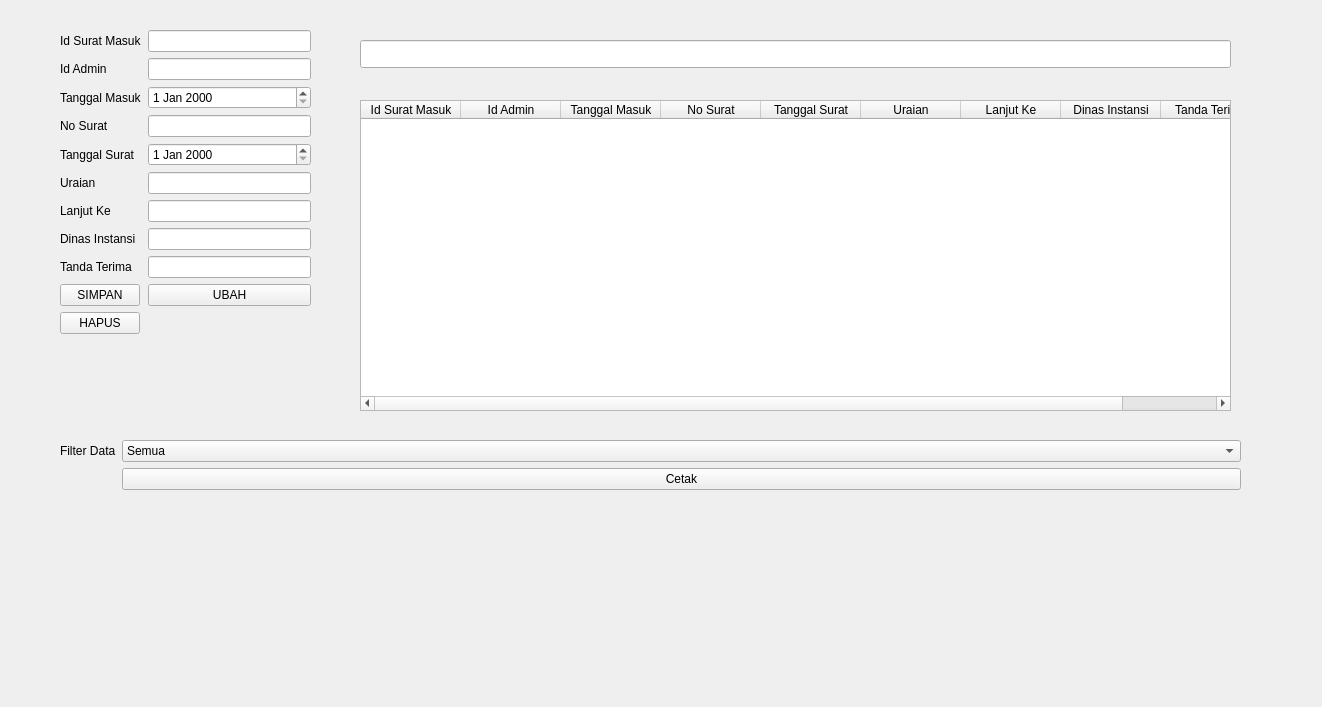
<?xml version="1.0" encoding="UTF-8"?>
<ui version="4.0">
 <class>Form</class>
 <widget class="QWidget" name="Form">
  <property name="geometry">
   <rect>
    <x>0</x>
    <y>0</y>
    <width>1322</width>
    <height>707</height>
   </rect>
  </property>
  <property name="windowTitle">
   <string>Form</string>
  </property>
  <widget class="QWidget" name="formLayoutWidget">
   <property name="geometry">
    <rect>
     <x>60</x>
     <y>30</y>
     <width>251</width>
     <height>384</height>
    </rect>
   </property>
   <layout class="QFormLayout" name="formLayout">
    <item row="0" column="0">
     <widget class="QLabel" name="idSuratMasukLabel">
      <property name="text">
       <string>Id Surat Masuk</string>
      </property>
     </widget>
    </item>
    <item row="0" column="1">
     <widget class="QLineEdit" name="idSuratMasukLineEdit"/>
    </item>
    <item row="1" column="0">
     <widget class="QLabel" name="idAdminLabel">
      <property name="text">
       <string>Id Admin</string>
      </property>
     </widget>
    </item>
    <item row="1" column="1">
     <widget class="QLineEdit" name="idAdminLineEdit"/>
    </item>
    <item row="2" column="0">
     <widget class="QLabel" name="tanggalMasukLabel">
      <property name="text">
       <string>Tanggal Masuk</string>
      </property>
     </widget>
    </item>
    <item row="2" column="1">
     <widget class="QDateEdit" name="tanggalMasukDateEdit"/>
    </item>
    <item row="3" column="0">
     <widget class="QLabel" name="noSuratLabel">
      <property name="text">
       <string>No Surat</string>
      </property>
     </widget>
    </item>
    <item row="3" column="1">
     <widget class="QLineEdit" name="noSuratLineEdit"/>
    </item>
    <item row="5" column="0">
     <widget class="QLabel" name="uraianLabel">
      <property name="text">
       <string>Uraian</string>
      </property>
     </widget>
    </item>
    <item row="5" column="1">
     <widget class="QLineEdit" name="uraianLineEdit"/>
    </item>
    <item row="6" column="0">
     <widget class="QLabel" name="lanjutKeLabel">
      <property name="text">
       <string>Lanjut Ke</string>
      </property>
     </widget>
    </item>
    <item row="6" column="1">
     <widget class="QLineEdit" name="lanjutKeLineEdit"/>
    </item>
    <item row="7" column="0">
     <widget class="QLabel" name="dinasInstansiLabel">
      <property name="text">
       <string>Dinas Instansi</string>
      </property>
     </widget>
    </item>
    <item row="7" column="1">
     <widget class="QLineEdit" name="dinasInstansiLineEdit"/>
    </item>
    <item row="8" column="0">
     <widget class="QLabel" name="tandaTerimaLabel">
      <property name="text">
       <string>Tanda Terima</string>
      </property>
     </widget>
    </item>
    <item row="8" column="1">
     <widget class="QLineEdit" name="tandaTerimaLineEdit"/>
    </item>
    <item row="9" column="0">
     <widget class="QPushButton" name="BtnSimpan">
      <property name="text">
       <string>SIMPAN</string>
      </property>
     </widget>
    </item>
    <item row="9" column="1">
     <widget class="QPushButton" name="BtnUbah">
      <property name="text">
       <string>UBAH</string>
      </property>
     </widget>
    </item>
    <item row="10" column="0">
     <widget class="QPushButton" name="BtnHapus">
      <property name="text">
       <string>HAPUS</string>
      </property>
     </widget>
    </item>
    <item row="4" column="0">
     <widget class="QLabel" name="tanggalSuratLabel">
      <property name="text">
       <string>Tanggal Surat</string>
      </property>
     </widget>
    </item>
    <item row="4" column="1">
     <widget class="QDateEdit" name="tanggalSuratDateEdit"/>
    </item>
   </layout>
  </widget>
  <widget class="QWidget" name="formLayoutWidget_2">
   <property name="geometry">
    <rect>
     <x>60</x>
     <y>440</y>
     <width>1181</width>
     <height>115</height>
    </rect>
   </property>
   <layout class="QFormLayout" name="formLayout_2">
    <item row="0" column="0">
     <widget class="QLabel" name="filterDataLabel">
      <property name="text">
       <string>Filter Data</string>
      </property>
     </widget>
    </item>
    <item row="0" column="1">
     <widget class="QComboBox" name="comboFilter">
      <item>
       <property name="text">
        <string>Semua</string>
       </property>
      </item>
     </widget>
    </item>
    <item row="1" column="1">
     <widget class="QPushButton" name="btnCetak">
      <property name="text">
       <string>Cetak</string>
      </property>
     </widget>
    </item>
   </layout>
  </widget>
  <widget class="QTableWidget" name="tblSuratMasuk">
   <property name="geometry">
    <rect>
     <x>360</x>
     <y>100</y>
     <width>871</width>
     <height>311</height>
    </rect>
   </property>
   <column>
    <property name="text">
     <string>Id Surat Masuk</string>
    </property>
   </column>
   <column>
    <property name="text">
     <string>Id Admin</string>
    </property>
   </column>
   <column>
    <property name="text">
     <string>Tanggal Masuk</string>
    </property>
   </column>
   <column>
    <property name="text">
     <string>No Surat</string>
    </property>
   </column>
   <column>
    <property name="text">
     <string>Tanggal Surat</string>
    </property>
   </column>
   <column>
    <property name="text">
     <string>Uraian</string>
    </property>
   </column>
   <column>
    <property name="text">
     <string>Lanjut Ke</string>
    </property>
   </column>
   <column>
    <property name="text">
     <string>Dinas Instansi</string>
    </property>
   </column>
   <column>
    <property name="text">
     <string>Tanda Terima</string>
    </property>
   </column>
  </widget>
  <widget class="QLineEdit" name="lineCari">
   <property name="geometry">
    <rect>
     <x>360</x>
     <y>40</y>
     <width>871</width>
     <height>28</height>
    </rect>
   </property>
  </widget>
 </widget>
 <resources/>
 <connections/>
</ui>
